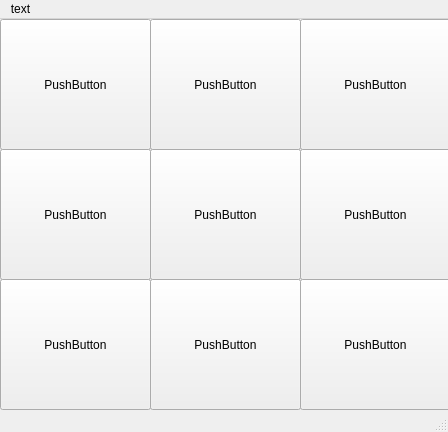
<?xml version="1.0" encoding="UTF-8"?>
<ui version="4.0">
 <class>MainWindow</class>
 <widget class="QMainWindow" name="MainWindow">
  <property name="geometry">
   <rect>
    <x>0</x>
    <y>0</y>
    <width>448</width>
    <height>432</height>
   </rect>
  </property>
  <property name="windowTitle">
   <string>MainWindow</string>
  </property>
  <widget class="QWidget" name="centralwidget">
   <widget class="QPushButton" name="pushButton">
    <property name="geometry">
     <rect>
      <x>0</x>
      <y>0</y>
      <width>151</width>
      <height>131</height>
     </rect>
    </property>
    <property name="text">
     <string>PushButton</string>
    </property>
   </widget>
   <widget class="QPushButton" name="pushButton_2">
    <property name="geometry">
     <rect>
      <x>0</x>
      <y>130</y>
      <width>151</width>
      <height>131</height>
     </rect>
    </property>
    <property name="text">
     <string>PushButton</string>
    </property>
   </widget>
   <widget class="QPushButton" name="pushButton_3">
    <property name="geometry">
     <rect>
      <x>150</x>
      <y>0</y>
      <width>151</width>
      <height>131</height>
     </rect>
    </property>
    <property name="text">
     <string>PushButton</string>
    </property>
   </widget>
   <widget class="QPushButton" name="pushButton_4">
    <property name="geometry">
     <rect>
      <x>150</x>
      <y>130</y>
      <width>151</width>
      <height>131</height>
     </rect>
    </property>
    <property name="text">
     <string>PushButton</string>
    </property>
   </widget>
   <widget class="QPushButton" name="pushButton_5">
    <property name="geometry">
     <rect>
      <x>300</x>
      <y>0</y>
      <width>151</width>
      <height>131</height>
     </rect>
    </property>
    <property name="text">
     <string>PushButton</string>
    </property>
   </widget>
   <widget class="QPushButton" name="pushButton_6">
    <property name="geometry">
     <rect>
      <x>150</x>
      <y>260</y>
      <width>151</width>
      <height>131</height>
     </rect>
    </property>
    <property name="text">
     <string>PushButton</string>
    </property>
   </widget>
   <widget class="QPushButton" name="pushButton_7">
    <property name="geometry">
     <rect>
      <x>0</x>
      <y>260</y>
      <width>151</width>
      <height>131</height>
     </rect>
    </property>
    <property name="text">
     <string>PushButton</string>
    </property>
   </widget>
   <widget class="QPushButton" name="pushButton_8">
    <property name="geometry">
     <rect>
      <x>300</x>
      <y>130</y>
      <width>151</width>
      <height>131</height>
     </rect>
    </property>
    <property name="text">
     <string>PushButton</string>
    </property>
   </widget>
   <widget class="QPushButton" name="pushButton_9">
    <property name="geometry">
     <rect>
      <x>300</x>
      <y>260</y>
      <width>151</width>
      <height>131</height>
     </rect>
    </property>
    <property name="text">
     <string>PushButton</string>
    </property>
   </widget>
  </widget>
  <widget class="QMenuBar" name="menubar">
   <property name="geometry">
    <rect>
     <x>0</x>
     <y>0</y>
     <width>448</width>
     <height>21</height>
    </rect>
   </property>
   <widget class="QMenu" name="menutext">
    <property name="title">
     <string>text</string>
    </property>
   </widget>
   <addaction name="menutext"/>
  </widget>
  <widget class="QStatusBar" name="statusbar"/>
 </widget>
 <resources/>
 <connections/>
</ui>
